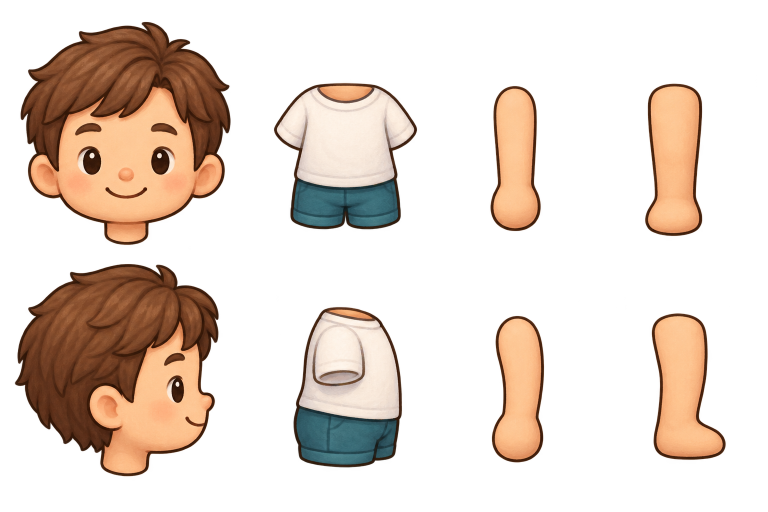
#> input picture prototypes/cartoon_rig_v1/art/source.png, 1536 x 1024 px (shown at 1/2 size)
$ python prepare_parts.py
#> lines starting #> are read from the running program, lines starting #| are printed output that depends on the picture
from PIL import Image
import json
from pathlib import Path
p=Path(__file__).parent
im=Image.open(p/'art/source.png')
#> im is the input picture: PIL image 1536x1024 RGBA; mean R, G, B, A 102.2, 74.1, 54.2, 78.4
boxes=[(0,0,490,510),(520,100,850,500),(950,120,1120,490),(1250,120,1450,490),(0,510,490,1024),(550,550,850,1000),(950,570,1120,990),(1250,570,1480,990)]
meta={}
for i,b in enumerate(boxes):
    part=['head','torso','arm','leg'][i%4]; d='front' if i<4 else 'side'
    img=im.crop(b); bb=img.getchannel('A').point(lambda x:255 if x>100 else 0).getbbox(); img=img.crop(bb)
    # Uniform per-part registration shared by both sides, with small authored width variation.
    target={'head':(52,53),'torso':(32,34),'arm':(8,27),'leg':(10,24)}[part]
    if d=='side':target={'head':(50,53),'torso':(25,34),'arm':(8,27),'leg':(12,24)}[part]
    img=img.resize(tuple(v*4 for v in target),Image.Resampling.LANCZOS)
    img.save(p/f'art/{d}_{part}.png')
    if part=='torso':img.crop((0,0,img.width,17*4)).save(p/f'art/{d}_sleeves.png')
    meta[f'{d}_{part}']={'source_region':b,'alpha_crop':bb,'size':target}
#> this loop made 8 passes
#> bb on passes 1 to 8: (41, 44, 461, 490), (28, 66, 314, 359), (31, 52, 131, 342), (40, 47, 154, 352), (30, 18, 437, 443), (37, 64, 254, 385), (34, 62, 138, 355), (54, 57, 201, 349)
#> pass 1, `img = im.crop(b)`:
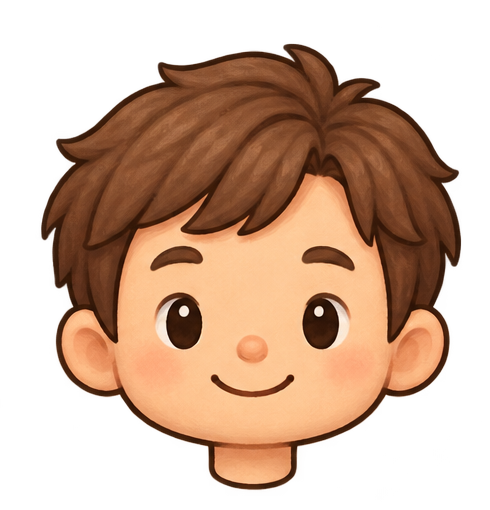
#> img: PIL image 490x510 RGBA; mean R, G, B, A 128.4, 83.5, 54.3, 136; transparent parts drawn white
#> pass 1, `img = img.crop(bb)`:
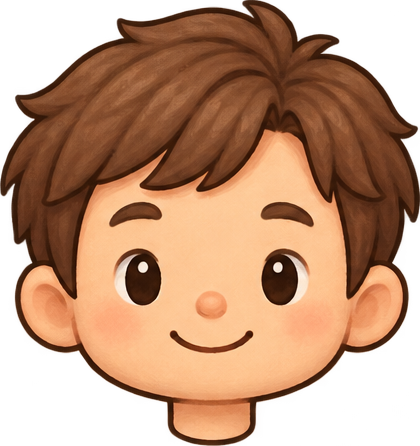
#> img: PIL image 420x446 RGBA; mean R, G, B, A 147.5, 97.7, 64.9, 181.4; transparent parts drawn white
#> pass 1, `img=img.resize(tuple(v*4 for v in target),Image.Resampling.LANCZOS)`:
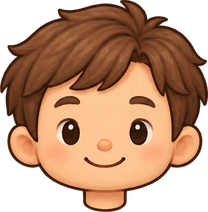
#> img: PIL image 208x212 RGBA; mean R, G, B, A 123.4, 82.5, 56, 181.5; transparent parts drawn white
#> pass 2, `img = im.crop(b)`:
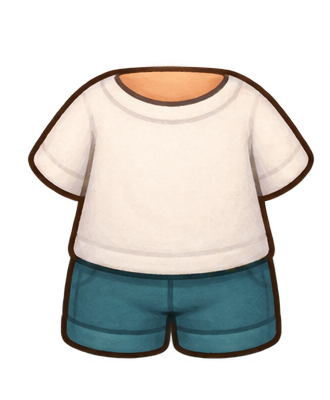
#> img: PIL image 330x400 RGBA; mean R, G, B, A 125.5, 117.6, 108.3, 120.6; transparent parts drawn white
#> after the loop:
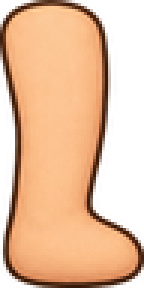
#> img: PIL image 48x96 RGBA (shown 3 times larger); mean R, G, B, A 158.9, 114.5, 81.1, 174.5; transparent parts drawn white
#> after the loop, meta = 8 items
(p/'art/registration.json').write_text(json.dumps(meta,indent=2),encoding='utf-8')
